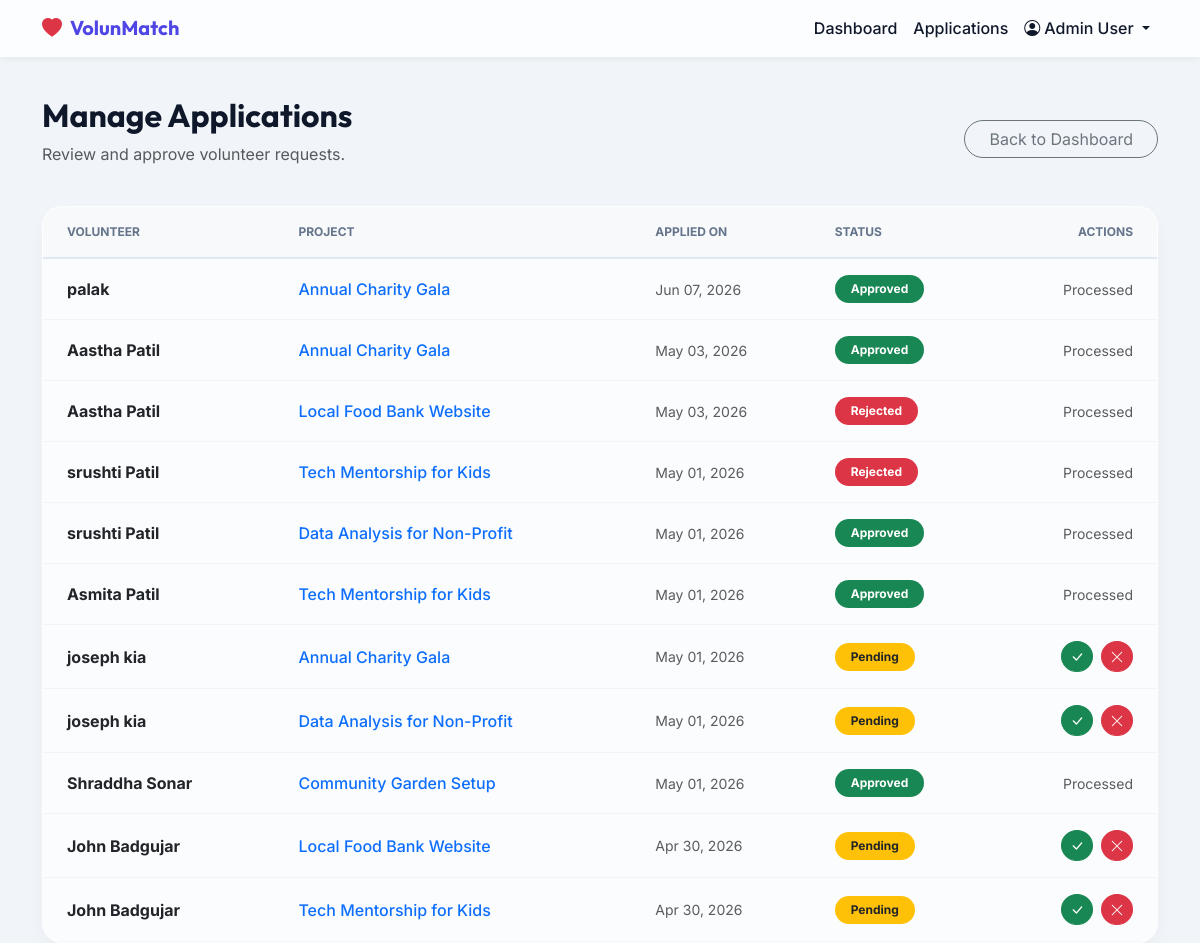
/admin/applications (signed in), run on the app's committed database.
### tables this page shows
CREATE TABLE applications (
    id INTEGER PRIMARY KEY AUTOINCREMENT,
    volunteer_id INTEGER,
    project_id INTEGER,
    status TEXT DEFAULT 'pending',
    applied_at TIMESTAMP DEFAULT CURRENT_TIMESTAMP,
    FOREIGN KEY (volunteer_id) REFERENCES volunteers(id) ON DELETE CASCADE,
    FOREIGN KEY (project_id) REFERENCES projects(id) ON DELETE CASCADE
);

CREATE TABLE volunteers (
    id INTEGER PRIMARY KEY AUTOINCREMENT,
    name TEXT NOT NULL,
    email TEXT UNIQUE NOT NULL,
    password_hash TEXT NOT NULL,
    is_admin BOOLEAN DEFAULT 0,
    created_at TIMESTAMP DEFAULT CURRENT_TIMESTAMP
);

CREATE TABLE projects (
    id INTEGER PRIMARY KEY AUTOINCREMENT,
    title TEXT NOT NULL,
    description TEXT NOT NULL,
    created_at TIMESTAMP DEFAULT CURRENT_TIMESTAMP
);

### routes/admin.py (the view)
    def wrap(*args, **kwargs):
        if 'user_id' not in session or not session.get('is_admin'):
            flash('Admin access required.', 'danger')
            return redirect(url_for('auth.login'))
        return f(*args, **kwargs)

### db.py (called while the page is built)
def dict_factory(cursor, row):
    d = {}
    for idx, col in enumerate(cursor.description):
        d[col[0]] = row[idx]
    return d

def get_db_connection():
    conn = sqlite3.connect(DB_FILE)
    conn.row_factory = dict_factory
    return conn

### routes/admin.py (called while the page is built)
def admin_required(f):
    def wrap(*args, **kwargs):
        if 'user_id' not in session or not session.get('is_admin'):
            flash('Admin access required.', 'danger')
            return redirect(url_for('auth.login'))
        return f(*args, **kwargs)
    wrap.__name__ = f.__name__
    return wrap

### templates/admin_applications.html
{% extends 'base.html' %}
{% block content %}
<div class="row mb-4">
    <div class="col-12 d-flex justify-content-between align-items-center">
        <div>
            <h2 class="fw-bold">Manage Applications</h2>
            <p class="text-muted">Review and approve volunteer requests.</p>
        </div>
        <a href="{{ url_for('admin.dashboard') }}" class="btn btn-outline-secondary rounded-pill px-4">Back to Dashboard</a>
    </div>
</div>
<div class="row">
    <div class="col-12">
        <div class="glass-card p-0 overflow-hidden">
            <table class="table table-hover mb-0 custom-table">
                <thead class="table-light">
                    <tr>
                        <th class="ps-4">Volunteer</th>
                        <th>Project</th>
                        <th>Applied On</th>
                        <th>Status</th>
                        <th class="pe-4 text-end">Actions</th>
                    </tr>
                </thead>
                <tbody>
                    {% if applications %}
                        {% for app in applications %}
                        <tr>
                            <td class="ps-4 fw-bold align-middle">{{ app.volunteer_name }}</td>
                            <td class="align-middle text-primary fw-medium">{{ app.project_title }}</td>
                            <td class="align-middle text-muted small">{{ app.applied_at.strftime('%b %d, %Y') }}</td>
                            <td class="align-middle">
                                {% if app.status == 'pending' %}
                                    <span class="badge bg-warning text-dark px-3 py-2 rounded-pill">Pending</span>
                                {% elif app.status == 'approved' %}
                                    <span class="badge bg-success px-3 py-2 rounded-pill">Approved</span>
                                {% else %}
                                    <span class="badge bg-danger px-3 py-2 rounded-pill">Rejected</span>
                                {% endif %}
                            </td>
                            <td class="pe-4 text-end align-middle">
                                {% if app.status == 'pending' %}
                                <div class="d-flex justify-content-end gap-2">
                                    <form action="{{ url_for('admin.update_application', app_id=app.id, action='approve') }}" method="POST">
                                        <button type="submit" class="btn btn-sm btn-success rounded-circle" title="Approve"><i class="bi bi-check-lg"></i></button>
                                    </form>
                                    <form action="{{ url_for('admin.update_application', app_id=app.id, action='reject') }}" method="POST">
                                        <button type="submit" class="btn btn-sm btn-danger rounded-circle" title="Reject"><i class="bi bi-x-lg"></i></button>
                                    </form>
                                </div>
                                {% else %}
                                    <span class="text-muted small">Processed</span>
                                {% endif %}
                            </td>
                        </tr>
                        {% endfor %}
                    {% else %}
                        <tr>
                            <td colspan="5" class="text-center py-5 text-muted">
                                No applications found.
                            </td>
                        </tr>
                    {% endif %}
                </tbody>
            </table>
        </div>
    </div>
</div>
{% endblock %}

### static/css/style.css (style rules this page uses)
:root { --primary: #4f46e5; --primary-dark: #4338ca; --secondary: #ec4899; --dark: #0f172a; --light: #f8fafc; --success: #10b981; --warning: #f59e0b; --danger: #ef4444; }
body { font-family: 'Inter', sans-serif; background-color: #f1f5f9; color: var(--dark); overflow-x: hidden; }
h1, h2, h3, h4, h5, h6, .navbar-brand { font-family: 'Outfit', sans-serif; }
.glass-card { background: rgba(255, 255, 255, 0.7); backdrop-filter: blur(16px); -webkit-backdrop-filter: blur(16px); border: 1px solid rgba(255, 255, 255, 0.5); border-radius: 20px; box-shadow: 0 10px 25px -5px rgba(0, 0, 0, 0.05), 0 8px 10px -6px rgba(0, 0, 0, 0.01); transition: transform 0.3s ease, box-shadow 0.3s ease; }
.custom-table { --bs-table-bg: transparent; }
.custom-table th { border-bottom: 2px solid #e2e8f0; text-transform: uppercase; font-size: 0.75rem; font-weight: 700; color: #64748b; padding: 1rem; }
.custom-table td { border-bottom: 1px solid #f1f5f9; padding: 1rem; }

### data on the page
applications: volunteer_name "palak", project_title "Annual Charity Gala", applied_at "Jun 07, 2026", status "Approved"
applications: volunteer_name "Aastha Patil", project_title "Annual Charity Gala", applied_at "May 03, 2026", status "Approved"
applications: volunteer_name "Aastha Patil", project_title "Local Food Bank Website", applied_at "May 03, 2026", status "Rejected"
applications: volunteer_name "srushti Patil", project_title "Tech Mentorship for Kids", applied_at "May 01, 2026", status "Rejected"
applications: volunteer_name "srushti Patil", project_title "Data Analysis for Non-Profit", applied_at "May 01, 2026", status "Approved"
applications: volunteer_name "Asmita Patil", project_title "Tech Mentorship for Kids", applied_at "May 01, 2026", status "Approved"
applications: volunteer_name "joseph kia", project_title "Annual Charity Gala", applied_at "May 01, 2026", status "Pending"
applications: volunteer_name "joseph kia", project_title "Data Analysis for Non-Profit", applied_at "May 01, 2026", status "Pending"
applications: volunteer_name "Shraddha Sonar", project_title "Community Garden Setup", applied_at "May 01, 2026", status "Approved"
applications: volunteer_name "John Badgujar", project_title "Local Food Bank Website", applied_at "Apr 30, 2026", status "Pending"
applications: volunteer_name "John Badgujar", project_title "Tech Mentorship for Kids", applied_at "Apr 30, 2026", status "Pending"

### other printed values
{{ session.get('user_name') }} "Admin User"
